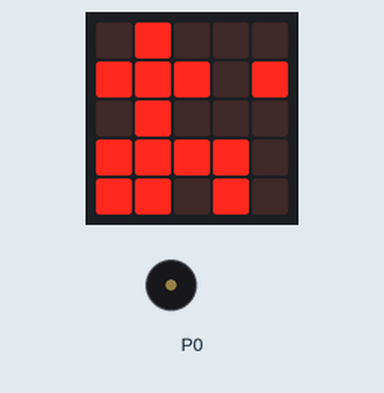
Bench run of a program on a simulated BBC micro:bit (MakeCode). Shown: the board's 5×5 LED display, buzzer (waves = sounding).

Above: at 4.24 s.
At 12.7 s:
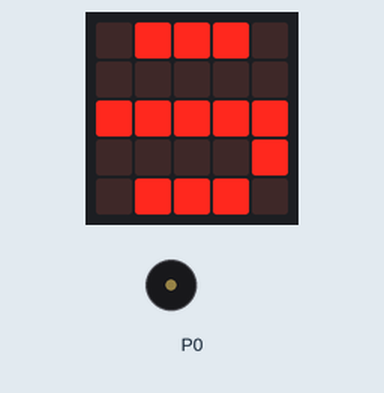
At 21.16 s:
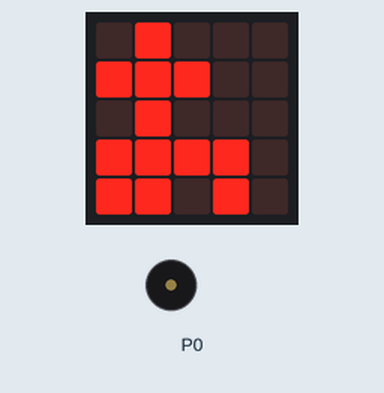
At 39.4 s:
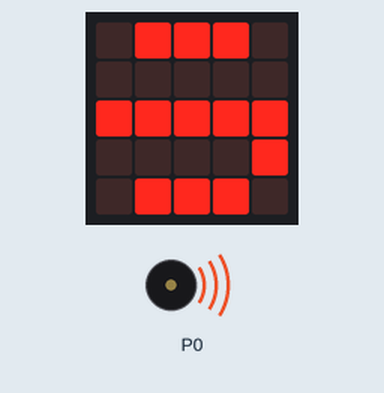
Timing chart, 0 to 40.0 s (numbered marks = the images above):
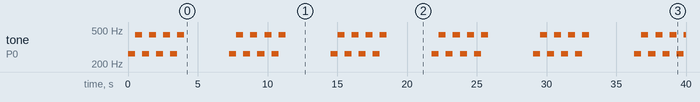

The program:

main.ts
```typescript
basic.forever(function () {
    music.playMelody("C A C A C A C A ", 120)
    basic.showLeds(`
        . # . . .
        # # # . #
        . # . . .
        # # # # .
        # # . # .
        `)
    basic.showLeds(`
        . # # # .
        . . . . .
        # # # # #
        . . . . #
        . # # # .
        `)
    basic.showLeds(`
        . # . . .
        # # # . .
        . # . . .
        # # # # .
        # # . # .
        `)
    basic.showLeds(`
        . # # # .
        . . . . .
        # # # # #
        . . . . #
        . # # # .
        `)
    basic.showLeds(`
        . # . . .
        # # # . .
        . # . . .
        # # # # .
        # # . # .
        `)
    basic.showLeds(`
        . # # # .
        . . . . .
        # # # # #
        . . . . #
        . # # # .
        `)
    basic.showLeds(`
        . # . . .
        # # # . .
        . # . . .
        # # # # .
        # # . # .
        `)
    basic.showLeds(`
        . # # # .
        . . . . .
        # # # # #
        . . . . #
        . # # # .
        `)
})
```

test.ts
```typescript
// テストはここに来ます。このパッケージが拡張機能として使用されるときにはコンパイルされません。
```

Measured:
- by itself, tone on P0: repeats every 7.3 s: 3 × (440 Hz 0.51 s, 262 Hz 0.51 s), 440 Hz 0.50 s, silent 3.2 s, 262 Hz 0.51 s
- what the display in image 0 shows lasts 0.4 s, from 4.0 s to 4.4 s
